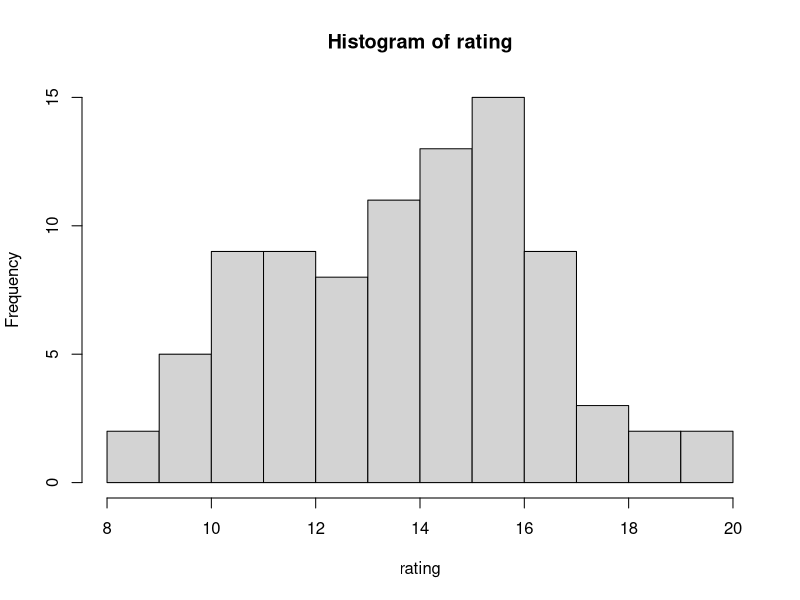
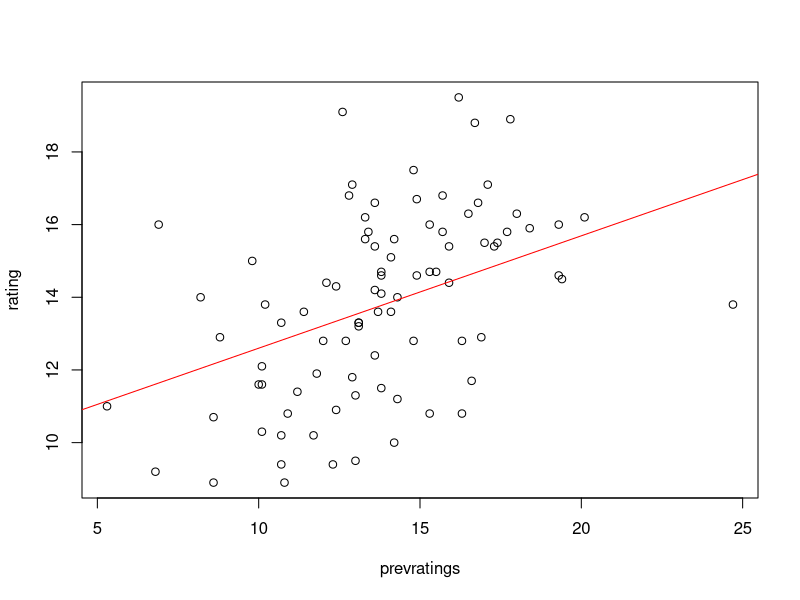
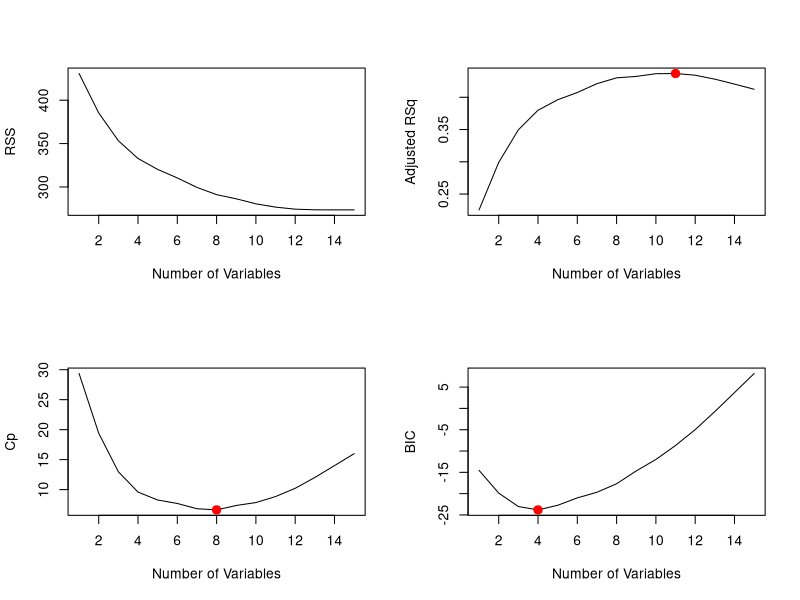

These figures' R source, in order: (Note: this script raises an error after producing the figures.)
## ---- chunk 1
knitr::opts_chunk$set(echo = TRUE)
## ---- chunk 2
rm(list =ls())
set.seed(1)
CBC = read.csv(file = "Dati per caso Colonial Broadcasting.csv", header=T)
attach(CBC)
## ---- chunk 3
dim(CBC)
## ---- chunk 4
names(CBC)
## ---- chunk 5
head(CBC)
## ---- chunk 6
sum(is.na(rating))
## ---- chunk 7
hist(rating)
mean(rating)
## ---- chunk 8
train=sample(88,88*0.7)
test=(-train)
## ---- chunk 9
lm.fit=lm(rating~prevratings,data=CBC,subset=train)
## ---- chunk 10
summary(lm.fit)
## ---- chunk 11
plot(prevratings, rating)
abline(lm.fit, col="red")
## ---- chunk 12
mean((rating-predict(lm.fit,CBC))[test]^2)
## ---- chunk 13
potenze = c(1,2,3,4,5,6,10,16)
ma<-matrix(nrow=3,ncol=length(potenze)+1)
ma[1,1]="potenze"
ma[2,1]="MSE"
ma[3,1]="R^2"
ma[1,2:(length(potenze)+1)]=potenze
for (i in 2:(length(potenze)+1)){
  pwr = potenze[i-1]
  lm.fit_n= lm(rating~poly(prevratings,pwr),data=CBC,subset=train)
  ma[2,i] = mean((rating-predict(lm.fit_n,CBC))[test]^2)
  ma[3,i] = summary(lm.fit_n)$r.squared
}
ma
## ---- chunk 14
sample.size = length(prevratings) #decido la dimensione del campione
cv.errors = numeric(sample.size) #prealloco un vettore di zeri
for (k in 1:sample.size){
  fitCV=lm(rating~prevratings,data=CBC[-k,]) #tolgo un'osservazione
  cv.errors[k]= ((rating-predict(fitCV,CBC))[k])^2 
  #vado a prevedere solo per quell'osservazione
}
mean(cv.errors) #calcolo la media
## ---- chunk 15
library(boot)
glm.fit=glm(rating~prevratings,data=CBC)
cv.err=cv.glm(CBC,glm.fit) #passa la struttura dati e il modello
cv.err$K
cv.err$delta
## ---- chunk 16
cv.error=rep(0,8)
j=1
for (i in potenze){ #LOOCV su 8 modelli
  glm.fit=glm(rating~poly(prevratings,i),data=CBC)
  cv.error[j]=cv.glm(CBC,glm.fit)$delta[1]
  j=j+1
}
cv.error
## ---- chunk 17
set.seed(20)
#divido in 10 gruppi che ovviamente non saranno della stessa cardinalità
cv.error.10=rep(0,8)
j=1
for (i in potenze){
  glm.fit=glm(rating~poly(prevratings,i),data=CBC)
  cv.error.10[j]=cv.glm(CBC,glm.fit,K=10)$delta[1]
  j=j+1
}
cv.error.10
## ---- chunk 18
detach(CBC)
## ---- chunk 19
library(leaps)
CBC$network=as.factor(CBC$network)
CBC$day=as.factor(CBC$day)
CBC$month=as.factor(CBC$month)
CBCr=CBC[, 1:7]
regfit.full=regsubsets(rating~.,CBCr,nvmax=15)
summary(regfit.full)
reg.summary=summary(regfit.full)
## ---- chunk 20
reg.summary$rsq
## ---- chunk 21
par(mfrow=c(2,2))
plot(reg.summary$rss,xlab="Number of Variables",ylab="RSS",type="l")
plot(reg.summary$adjr2,xlab="Number of Variables",ylab="Adjusted RSq",type="l")
t=which.max(reg.summary$adjr2)
points(t,reg.summary$adjr2[t], col="red",cex=2,pch=20)
plot(reg.summary$cp,xlab="Number of Variables",ylab="Cp",type='l')
q=which.min(reg.summary$cp)
points(q,reg.summary$cp[q],col="red",cex=2,pch=20)
u=which.min(reg.summary$bic)
plot(reg.summary$bic,xlab="Number of Variables",ylab="BIC",type='l')
points(u,reg.summary$bic[u],col="red",cex=2,pch=20)
## ---- chunk 22
regfit.fwd=regsubsets(rating~.,data=CBCr,nvmax=15,method="forward")
summary(regfit.fwd)
regfit.bwd=regsubsets(rating~.,data=CBCr,nvmax=15,method="backward")
summary(regfit.bwd)
## ---- chunk 23
k=10
predict.regsubsets=function(object,newdata,id,...){
  form=as.formula(object$call[[2]])
  mat=model.matrix(form,newdata)
  coefi=coef(object,id=id)
  xvars=names(coefi)
  mat[,xvars]%*%coefi
}
set.seed(1)
folds=sample(1:k,nrow(CBCr),replace=TRUE)
cv.errors=matrix(NA,k,15, dimnames=list(NULL, paste(1:15)))
for(j in 1:k){
  best.fit=regsubsets(rating~.,data=CBCr[folds!=j,],nvmax=15)
  for(i in 1:15){
    pred=predict(best.fit,CBCr[folds==j,],id=i)
    cv.errors[j,i]=mean( (CBC$rating[folds==j]-pred)^2)
  }
}
mean.cv.errors=apply(cv.errors,2,mean)
mean.cv.errors
min=which.min(mean.cv.errors)
min
par(mfrow=c(1,1))
plot(mean.cv.errors,type='b')
reg.best=regsubsets(rating~.,data=CBCr[train,], nvmax=15)
## ---- chunk 24
reg.best.coef = coef(reg.best,min)
reg.best.coef
## ---- chunk 25
reg.best.pred=predict(best.fit,CBCr[test,],id=min)
mean( (CBCr$rating[test]-reg.best.pred)^2)
## ---- chunk 26
library(glmnet)
x=model.matrix(rating~.,CBCr)[,-1] #tolgo l'intercetta perchè Beta_0 non va penalizzato
y=CBCr$rating
y.test=y[test]
grid=10^seq(10,-2,length=100)
## ---- chunk 27
ridge.mod=glmnet(x[train,],y[train],alpha=0,lambda=grid)
set.seed(1)
cv.out=cv.glmnet(x[train,],y[train],alpha=0)
plot(cv.out)
## ---- chunk 28
bestlam=cv.out$lambda.min
bestlam
## ---- chunk 29
ridge.pred=predict(ridge.mod,s=bestlam,newx=x[test,])
mean((ridge.pred-y.test)^2)
## ---- chunk 30
out=glmnet(x,y,alpha=0)
ridge.coef = predict(out,type="coefficients",s=bestlam)[1:16,]
ridge.coef
## ---- chunk 31
plot(ridge.mod)
## ---- chunk 32
lasso.mod=glmnet(x[train,],y[train],alpha=1,lambda=grid)
set.seed(1)
cv.out=cv.glmnet(x[train,],y[train],alpha=1)
plot(cv.out)
## ---- chunk 33
bestlam=cv.out$lambda.min
bestlam
## ---- chunk 34
lasso.pred=predict(lasso.mod,s=bestlam,newx=x[test,])
mean((lasso.pred-y.test)^2)
## ---- chunk 35
out=glmnet(x,y,alpha=1,lambda=grid)
lasso.coef=predict(out,type="coefficients",s=bestlam)[1:16,]
lasso.coef
## ---- chunk 36
plot(lasso.mod)
## ---- chunk 37
reg.best.coef
## ---- chunk 38
mean(abs(reg.best.pred-y.test))
